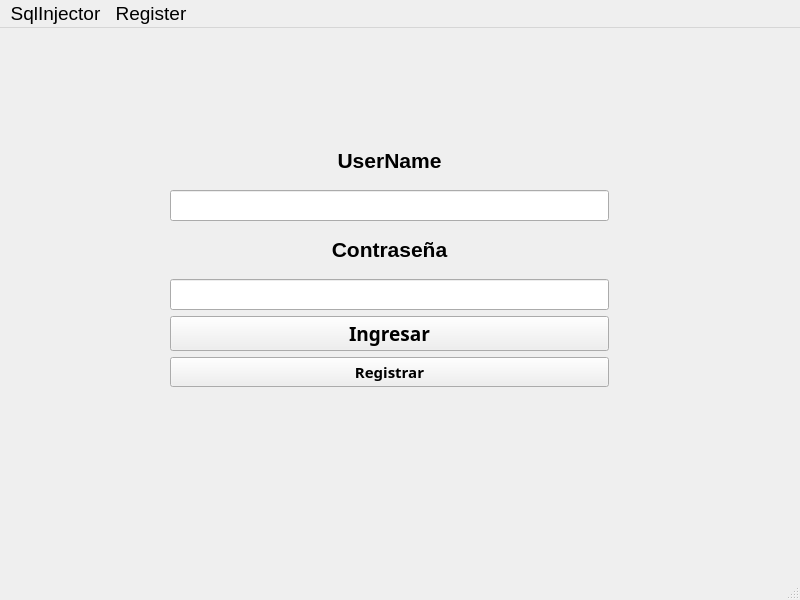
<?xml version="1.0" encoding="UTF-8"?>
<ui version="4.0">
 <class>MainWindow</class>
 <widget class="QMainWindow" name="MainWindow">
  <property name="geometry">
   <rect>
    <x>0</x>
    <y>0</y>
    <width>800</width>
    <height>600</height>
   </rect>
  </property>
  <property name="font">
   <font>
    <pointsize>14</pointsize>
   </font>
  </property>
  <property name="windowTitle">
   <string>MainWindow</string>
  </property>
  <widget class="QWidget" name="centralwidget">
   <widget class="QWidget" name="verticalLayoutWidget">
    <property name="geometry">
     <rect>
      <x>170</x>
      <y>110</y>
      <width>439</width>
      <height>301</height>
     </rect>
    </property>
    <layout class="QVBoxLayout" name="verticalLayout">
     <item>
      <widget class="QLabel" name="label">
       <property name="text">
        <string>&lt;html&gt;&lt;head/&gt;&lt;body&gt;&lt;p align=&quot;center&quot;&gt;&lt;span style=&quot; font-size:16pt; font-weight:600;&quot;&gt;UserName&lt;/span&gt;&lt;/p&gt;&lt;/body&gt;&lt;/html&gt;</string>
       </property>
       <property name="textFormat">
        <enum>Qt::MarkdownText</enum>
       </property>
      </widget>
     </item>
     <item>
      <widget class="QLineEdit" name="Username">
       <property name="font">
        <font>
         <pointsize>14</pointsize>
        </font>
       </property>
      </widget>
     </item>
     <item>
      <widget class="QLabel" name="label_2">
       <property name="text">
        <string>&lt;html&gt;&lt;head/&gt;&lt;body&gt;&lt;p align=&quot;center&quot;&gt;&lt;span style=&quot; font-size:16pt; font-weight:600;&quot;&gt;Contraseña&lt;/span&gt;&lt;/p&gt;&lt;/body&gt;&lt;/html&gt;</string>
       </property>
      </widget>
     </item>
     <item>
      <widget class="QLineEdit" name="Password">
       <property name="echoMode">
        <enum>QLineEdit::Password</enum>
       </property>
      </widget>
     </item>
     <item>
      <widget class="QPushButton" name="ingBtn">
       <property name="font">
        <font>
         <family>Microsoft YaHei</family>
         <pointsize>14</pointsize>
         <weight>75</weight>
         <bold>true</bold>
        </font>
       </property>
       <property name="text">
        <string>Ingresar</string>
       </property>
      </widget>
     </item>
     <item>
      <widget class="QPushButton" name="regBtn">
       <property name="font">
        <font>
         <family>Microsoft YaHei</family>
         <pointsize>11</pointsize>
         <weight>75</weight>
         <bold>true</bold>
        </font>
       </property>
       <property name="text">
        <string>Registrar</string>
       </property>
      </widget>
     </item>
     <item>
      <widget class="QLabel" name="message">
       <property name="font">
        <font>
         <pointsize>10</pointsize>
        </font>
       </property>
       <property name="text">
        <string/>
       </property>
      </widget>
     </item>
    </layout>
   </widget>
  </widget>
  <widget class="QMenuBar" name="menubar">
   <property name="geometry">
    <rect>
     <x>0</x>
     <y>0</y>
     <width>800</width>
     <height>36</height>
    </rect>
   </property>
   <widget class="QMenu" name="menuSqlInjector">
    <property name="title">
     <string>SqlInjector</string>
    </property>
   </widget>
   <widget class="QMenu" name="menuRegister">
    <property name="title">
     <string>Register</string>
    </property>
   </widget>
   <addaction name="menuSqlInjector"/>
   <addaction name="menuRegister"/>
  </widget>
  <widget class="QStatusBar" name="statusbar"/>
 </widget>
 <resources/>
 <connections/>
</ui>
